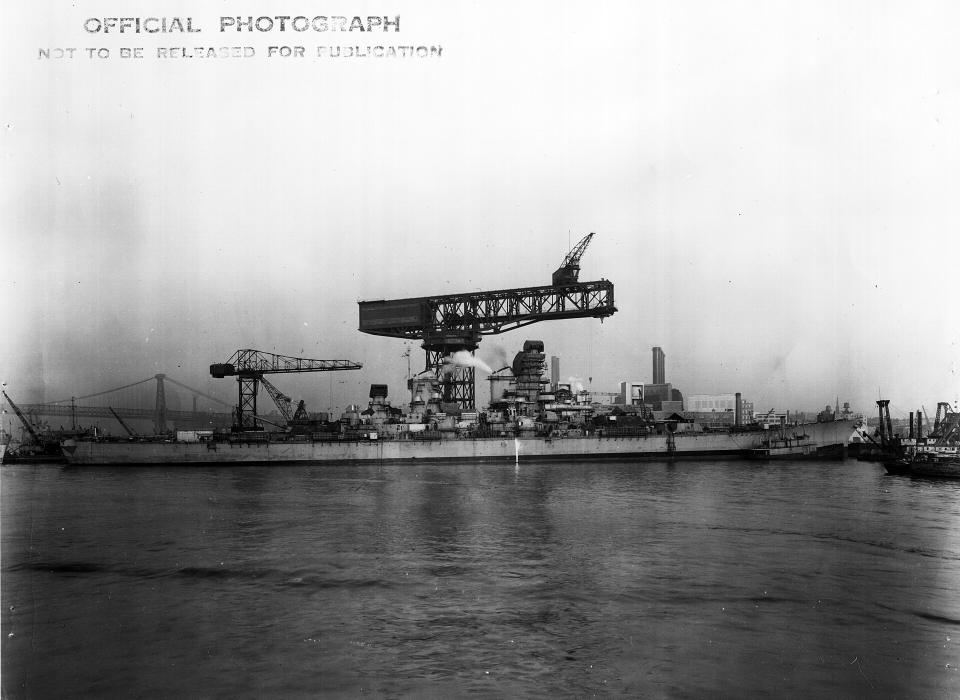
#> input picture episodes/en-hitler-nephew-navy/img/arka_aday4.jpg, 1920 x 1399 px (shown at 1/2 size); its folder holds only this picture in this run
$ python gorsel.py
#> lines starting #> are read from the running program, lines starting #| are printed output that depends on the picture; after the words box and inside, x2 and y2 are one past the last pixel; in counts of white or black regions, pixels touching at a corner belong together
"""en-hitler-nephew-navy: img/ dosyalarini indirilen kaynaklardan uretir (python episodes/en-hitler-nephew-navy/gorsel.py).

arka.jpg   : U.S.S. Iowa (BB61) in the New York Navy Yard (1943, US Navy / NARA, kamu malı), kare kırpım, hafif karartma
ev_1.jpg   : William-Patrick-Hitler.jpg (US Navy fotoğrafı, kamu malı, 190x222) — yüz + 'Target Berlin' afişi kırpımı, büyütüldü
ev_2.jpg   : KENDİ ÜRETİMİZ — 3 Mart 1942 mektup sayfasının yazı makinesi canlandırması; satırların hepsi gerçek mektup metni (IBTimes/Letters of Note tam metin), uydurma satır yok
"""
from pathlib import Path
import random
import numpy as np
from PIL import Image, ImageDraw, ImageEnhance, ImageFilter, ImageFont

HERE = Path(__file__).resolve().parent
IMG = HERE / "img"

# ---- Arka plan
bg = Image.open(IMG / "arka_aday4.jpg").convert("RGB")
bg = bg.crop((560, 130, 1829, 1399)).resize((1080, 1080), Image.LANCZOS)
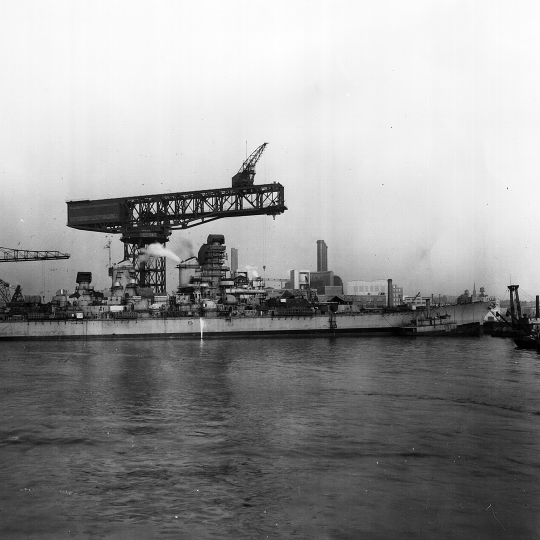
#> bg: PIL image 1080x1080 RGB (shown at 1/2 size); min 0, max 255, mean 150.2
a_ = np.array(bg).astype(float)
knee = a_ > 150
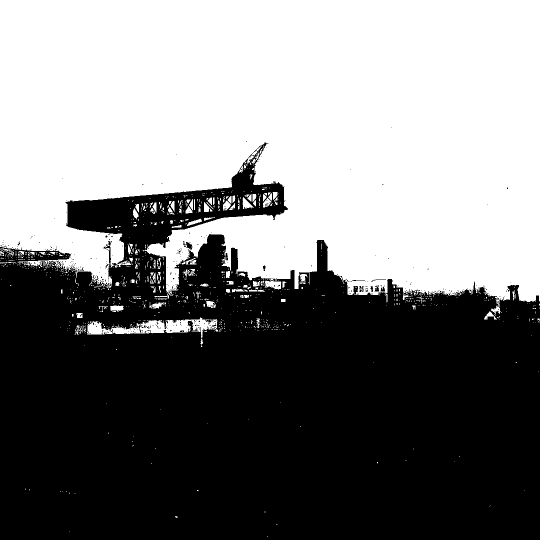
#> knee: shape (1080, 1080, 3) bool (shown at 1/2 size); 49% white; 1036 white regions (920 under 20 px), largest, box (x1, y1, x2, y2) and area: (0, 0, 1080, 628) 557149, (174, 635, 436, 676) 4552, (485, 394, 508, 418) 257
a_[knee] = 150 + (a_[knee] - 150) * 0.5     # patlayan gökyüzünü sıkıştır (karartma değil, yalnız parlak uç)
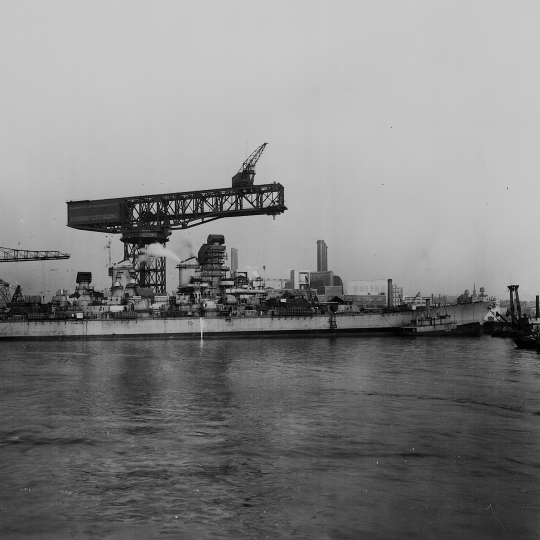
#> a_: shape (1080, 1080, 3) float64 (shown at 1/2 size); min 0, max 202.5, mean 130.8
bg = Image.fromarray(np.clip(a_, 0, 255).astype("uint8"))
bg.save(IMG / "arka.jpg", quality=93)

# ---- Kanıt 1: Donanma fotoğrafı (190x222 kaynak): GELENEKSEL büyütme (bicubic + hafif bulanıklık/keskinleştirme + film gürültüsü).
#      Yapay zekâ ölçekleyici yok (kanal kuralı). Alternatif ev_1_edsr_alt.jpg: EDSR yalnız yüz/gövde (x<540), sağ taraf bicubic;
#      hesap sahibi isterse ev_1.jpg yerine koyabilir (sinir ağı kullanır; kuralla çelişebilir).
import cv2
im0 = cv2.imread(str(IMG / "wph_orig.jpg"))
#> (the run stopped early here; a loop or call above may not have finished)
